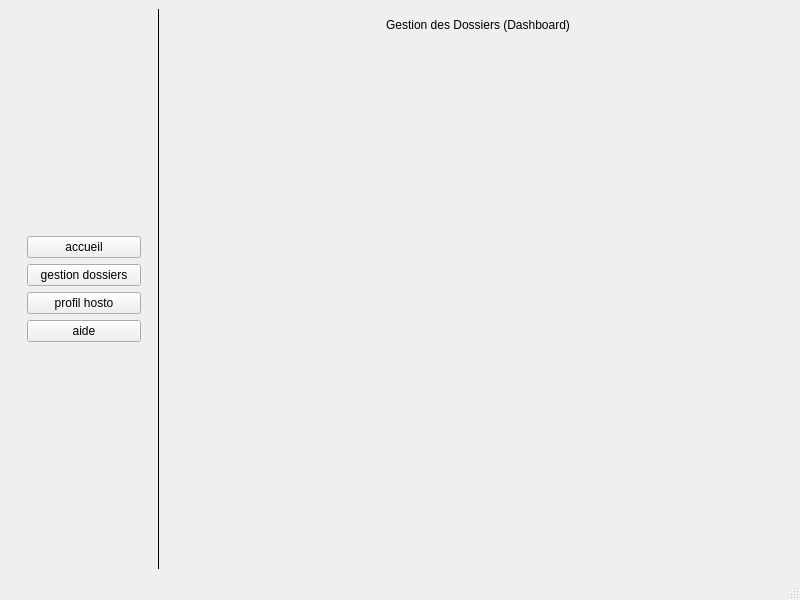
<?xml version="1.0" encoding="UTF-8"?>
<ui version="4.0">
 <class>MainWindow</class>
 <widget class="QMainWindow" name="MainWindow">
  <property name="geometry">
   <rect>
    <x>0</x>
    <y>0</y>
    <width>800</width>
    <height>600</height>
   </rect>
  </property>
  <property name="windowTitle">
   <string>GESTION DOSSIERS MEDICAUX</string>
  </property>
  <property name="styleSheet">
   <string notr="true"/>
  </property>
  <widget class="QWidget" name="centralwidget">
   <layout class="QHBoxLayout" name="horizontalLayout">
    <item>
     <widget class="QWidget" name="conteneurMenu" native="true">
      <property name="minimumSize">
       <size>
        <width>150</width>
        <height>0</height>
       </size>
      </property>
      <property name="styleSheet">
       <string notr="true">#conteneurMenu{
	border-right:1px solid;
}</string>
      </property>
      <layout class="QVBoxLayout" name="verticalLayout">
       <item>
        <spacer name="verticalSpacer">
         <property name="orientation">
          <enum>Qt::Vertical</enum>
         </property>
         <property name="sizeHint" stdset="0">
          <size>
           <width>20</width>
           <height>40</height>
          </size>
         </property>
        </spacer>
       </item>
       <item>
        <widget class="QWidget" name="widget_2" native="true">
         <property name="styleSheet">
          <string notr="true"/>
         </property>
         <layout class="QVBoxLayout" name="verticalLayout_2">
          <item>
           <widget class="QPushButton" name="btnAccueil">
            <property name="text">
             <string>accueil</string>
            </property>
           </widget>
          </item>
          <item>
           <widget class="QPushButton" name="btnGestionDossiers">
            <property name="text">
             <string>gestion dossiers</string>
            </property>
           </widget>
          </item>
          <item>
           <widget class="QPushButton" name="btnProfil">
            <property name="text">
             <string>profil hosto</string>
            </property>
           </widget>
          </item>
          <item>
           <widget class="QPushButton" name="btnAide">
            <property name="text">
             <string>aide</string>
            </property>
           </widget>
          </item>
         </layout>
        </widget>
       </item>
       <item>
        <spacer name="verticalSpacer_2">
         <property name="orientation">
          <enum>Qt::Vertical</enum>
         </property>
         <property name="sizeHint" stdset="0">
          <size>
           <width>20</width>
           <height>40</height>
          </size>
         </property>
        </spacer>
       </item>
      </layout>
     </widget>
    </item>
    <item>
     <widget class="QStackedWidget" name="fenetrePrincipal">
      <widget class="QWidget" name="dash_page">
       <layout class="QVBoxLayout" name="verticalLayout_4">
        <item>
         <widget class="QLabel" name="label_2">
          <property name="text">
           <string>Gestion des Dossiers (Dashboard)</string>
          </property>
          <property name="alignment">
           <set>Qt::AlignHCenter|Qt::AlignTop</set>
          </property>
         </widget>
        </item>
       </layout>
      </widget>
      <widget class="QWidget" name="profil_page">
       <layout class="QHBoxLayout" name="horizontalLayout_2">
        <item>
         <widget class="QLabel" name="label_4">
          <property name="text">
           <string> Prodil de l'hosto et de l'admin</string>
          </property>
          <property name="alignment">
           <set>Qt::AlignHCenter|Qt::AlignTop</set>
          </property>
         </widget>
        </item>
       </layout>
      </widget>
      <widget class="QWidget" name="help_page">
       <layout class="QVBoxLayout" name="verticalLayout_5">
        <item>
         <widget class="QLabel" name="label_3">
          <property name="text">
           <string>aide</string>
          </property>
          <property name="alignment">
           <set>Qt::AlignHCenter|Qt::AlignTop</set>
          </property>
         </widget>
        </item>
       </layout>
      </widget>
      <widget class="QWidget" name="accueil_page">
       <layout class="QVBoxLayout" name="verticalLayout_3">
        <item>
         <widget class="QLabel" name="label">
          <property name="text">
           <string>Page Accueil</string>
          </property>
          <property name="alignment">
           <set>Qt::AlignHCenter|Qt::AlignTop</set>
          </property>
         </widget>
        </item>
       </layout>
      </widget>
     </widget>
    </item>
   </layout>
  </widget>
  <widget class="QMenuBar" name="menubar">
   <property name="geometry">
    <rect>
     <x>0</x>
     <y>0</y>
     <width>800</width>
     <height>23</height>
    </rect>
   </property>
  </widget>
  <widget class="QStatusBar" name="statusbar"/>
 </widget>
 <resources/>
 <connections/>
</ui>
